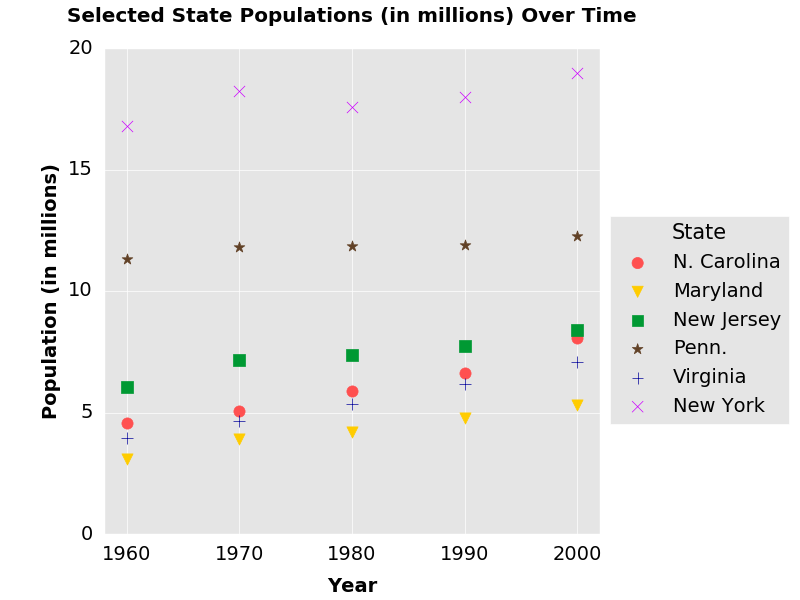

This chart was generated by the following Python code:
# This script creates a scatter plot using (a subset of) 'census_data.csv'.

# A description of 'census_data.csv' can be found in 'census_data_scrape_and_process.R'.
# To avoid an overwhelming plot, I will be using a subset of 'census_data.csv' consisting of
# all observations for 6 states (North Carolina, Maryland, New Jersey, Pennsylvania, Virginia, 
# and New York).

# Import modules.
import os
import pandas as pd
import matplotlib.pyplot as plt
from matplotlib import style

# Set style.
style.use('ggplot')

# Set working directory.
# This obviously needs to be changed depending on the computer being used.
os.chdir('D:\\Users\\JBansal\\Documents\\GitHub\\visualizations')

# Load data.
census_data = pd.read_csv('census_data.csv',
                          encoding = 'latin-1')

# SUBSET/PROCESS DATA.

# Divide population values by 1000000 for easier graph viewing.
census_data['1960'] = census_data['1960'] / 1000000
census_data['1970'] = census_data['1970'] / 1000000
census_data['1980'] = census_data['1980'] / 1000000
census_data['1990'] = census_data['1990'] / 1000000
census_data['2000'] = census_data['2000'] / 1000000
census_data['2010'] = census_data['2010'] / 1000000

# Specify states of interest.
states = ['North Carolina', 'Maryland', 'New Jersey', 'Pennsylvania', 'Virginia', 'New York']

# Create data subset (specified above).
census_subset = census_data[census_data['Name'].isin(states)][['Name', '1960', '1970', '1980', '1990', '2000', '2010']]

# Melt 'census_subset' to allow line graph and rename columns.
census_subset = pd.melt(census_subset,
                        id_vars = 'Name')
census_subset.columns = ['State', 'Year', 'Population']

# PLOT DATA.

# Create figure and subplot.
fig = plt.figure()
ax1 = fig.add_subplot(1, 1, 1)

# Add scatter plot data.
plt.scatter(census_subset['Year'].unique().tolist(),
            census_subset[census_subset['State'] == 'North Carolina']['Population'],
            label = 'N. Carolina',
            marker = 'o',
            color = '#ff5050',
            s = 65)
plt.scatter(census_subset['Year'].unique().tolist(),
            census_subset[census_subset['State'] == 'Maryland']['Population'],
            label = 'Maryland',
            marker = 'v',
            color = '#ffcc00',
            s = 65)
plt.scatter(census_subset['Year'].unique().tolist(),
            census_subset[census_subset['State'] == 'New Jersey']['Population'],
            label = 'New Jersey',
            marker = 's',
            color = '#009933',
            s = 65)
plt.scatter(census_subset['Year'].unique().tolist(),
            census_subset[census_subset['State'] == 'Pennsylvania']['Population'],
            label = 'Penn.',
            marker = '*',
            color = '#614126',
            s = 65)
plt.scatter(census_subset['Year'].unique().tolist(),
            census_subset[census_subset['State'] == 'Virginia']['Population'],
            label = 'Virginia',
            marker = '+',
            color = '#000099',
            s = 65)
plt.scatter(census_subset['Year'].unique().tolist(),
            census_subset[census_subset['State'] == 'New York']['Population'],
            label = 'New York',
            marker = 'x',
            color = '#cc00ff',
            s = 65)

# Set x-axis and y-axis limits.
plt.xlim([1958, 2002])
plt.ylim([0, 20])

# Change x-axis and y-axis tick label size.
ax1.tick_params(axis = 'both', labelsize = 14)

# Remove first and last x-axis label (not needed).
ax1.xaxis.get_major_ticks()[0].label1.set_visible(False)
ax1.xaxis.get_major_ticks()[-1].label1.set_visible(False)

# For first subplot x-axis and y-axis: remove ticks and change tick labels to black.
ax1.tick_params(axis = 'both',
                length = 0,
                colors = 'black')

# Adjust plot title spacing.
ax1.title.set_position([0.5, 1.04])

# Adjust x-axis title spacing.
ax1.xaxis.labelpad = 9

# Set plot and axes titles.
plt.title('Selected State Populations (in millions) Over Time',
          fontweight = 'bold')
plt.xlabel('Year',
           fontweight = 'bold',
           fontsize = 14,
           color = 'black')
plt.ylabel('Population (in millions)',
           fontweight = 'bold',
           fontsize = 14,
           color = 'black')

# Adjust plot margins.
plt.subplots_adjust(left = 0.13,
                    bottom = 0.11,
                    right = 0.75,
                    top = 0.92)

# Add legend.
legend = plt.legend(title = 'State',
                    bbox_to_anchor = (1.4, 0.675),
                    scatterpoints = 1,
                    fontsize = 14)
plt.setp(legend.get_title(), fontsize = 15)

# Show plot.
plt.show()
